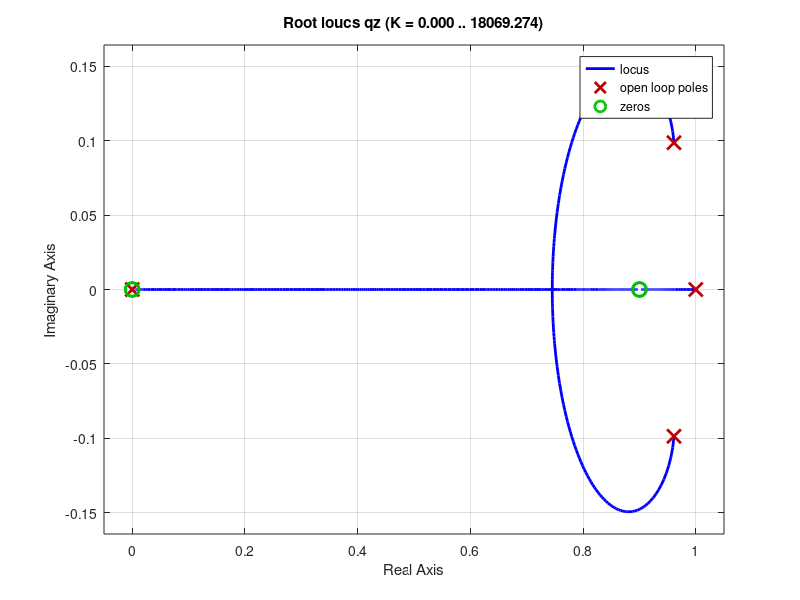

Here is the MATLAB script that generated this plot:
clc

T = 0.00175;
gpz = tf([0.0058540, 0, 0],[1, -1.9224928, 0.9337476], T);
gcz = tf([1, -(0.8 + 0.8), 0.8*0.8], [1, -1, 0], T);

amp_sinal = 2;
div_sinal = 5/10;
adc_10bits = 1023/5;
dac_10bits = 5/1023;
conv_cacc = 600/10;
ganho_tacogerador = 0.0033 * 60/(2*pi);

gz = gpz * amp_sinal * adc_10bits * dac_10bits * conv_cacc; 
hz = ganho_tacogerador * div_sinal;
qz = gz*hz;

%zgrid("new")
%rlocus(qz);

gcz = tf([1, -0.5], [1, -1], T);
gz_pi = gz * gcz;
qz = gz_pi*hz;
%rlocus(qz);

gcz = tf([1, -(0.9 + 0.9), 0.9*0.9], [1, -1, 0], T);
gz_pi = gz * gcz;
qz = gz_pi*hz;
rlocus(qz);

% cond_sinal = 3/14;
% adc_10bits = 1023/5;
% conv_cacc = 400/1023;
% conv_rads_rpm = 60/(2*pi);
% ganho_tacogerador = 0.007;

% gpz = tf([0.007484], [1 -1.8997 0.91407], T)
% gcz = tf([1, -1], [1, 0], T)


%gpz = tf([1 0 -0.81], [1 -2 0.96], T)
%gcz = tf([1 -0.7], [1 -1], T)

%zpk(0, [0.9512, 0.9048, 0.8187], 0.0008413);
%gz = gpz * gcz *adc_10bits * conv_cacc
%hz = cond_sinal * conv_rads_rpm * ganho_tacogerador;
